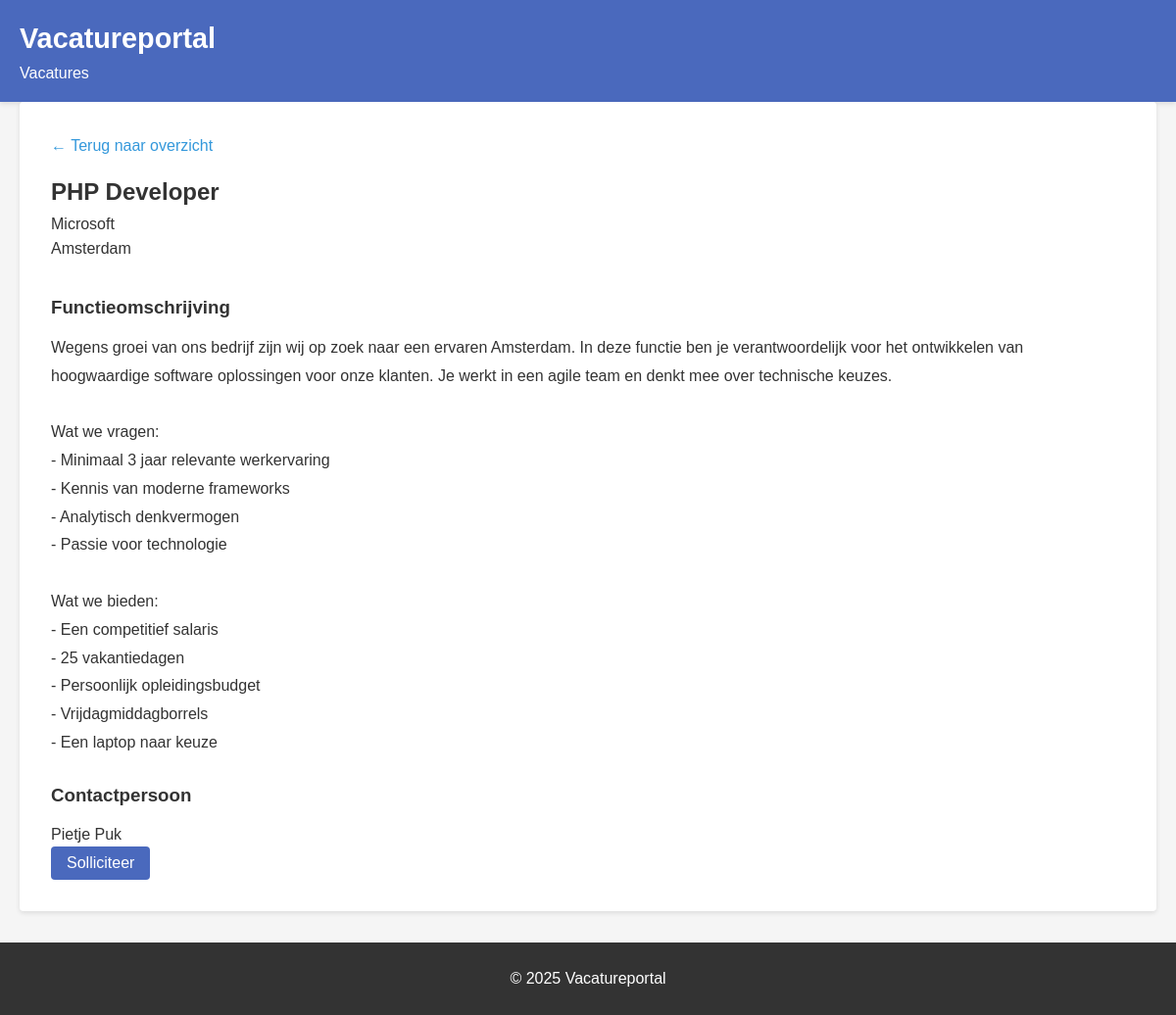
The page /index.php?page=detail&id=2 on the database its author committed.
### tables this page shows
CREATE TABLE vacatures (
        id INTEGER PRIMARY KEY AUTOINCREMENT,
        titel TEXT NOT NULL,
        bedrijf TEXT NOT NULL,
        locatie TEXT NOT NULL,
        omschrijving TEXT,
        contactpersoon TEXT
    );

### app/Core/Database.php (called while the page is built)
<?php
class Database {
    private $pdo;
    public function __construct() {
        $this->pdo = new PDO('sqlite:'.__DIR__.'/../../data/database.sqlite');
        $this->pdo->setAttribute(PDO::ATTR_ERRMODE, PDO::ERRMODE_EXCEPTION);
    }
    public function query($sql, $params = []) {
        $stmt = $this->pdo->prepare($sql);
        $stmt->execute($params);
        return $stmt;
    }
}

### app/Models/Vacature.php (called while the page is built, shortened)
<?php
class Vacature {
    private $db;
    public function __construct() {
        require_once __DIR__ . '/../Core/Database.php';
        $this->db = new Database();
    }
    public function getVacatureById($id) {
        $sql = "SELECT * FROM vacatures WHERE id = ?";
        $result = $this->db->query($sql, [$id]);
        return $result->fetch(PDO::FETCH_ASSOC);
    }
}

### app/Views/detail.php (the view, shortened to what this page needs)
<?php
include_once __DIR__ . '/components/header.php';
?>
<?php if (!$vacature): ?>
    <div class="vacature-niet-gevonden">
        <h2>Vacature niet gevonden</h2>
        <p>De opgevraagde vacature bestaat niet of is niet meer beschikbaar.</p>
        <a href="/index.php" class="btn">Terug naar overzicht</a>
    </div>
<?php else: ?>
    <section class="vacature-detail">
        <div class="vacature-header">
            <a href="/index.php" class="terug-link">&larr; Terug naar overzicht</a>
            <h2><?= htmlspecialchars($vacature['titel']) ?></h2>
            <div class="meta">
                <p class="bedrijf"><?= htmlspecialchars($vacature['bedrijf']) ?></p>
                <p class="locatie"><?= htmlspecialchars($vacature['locatie']) ?></p>
            </div>
        </div>
        <div class="vacature-content">
            <h3>Functieomschrijving</h3>
            <div class="beschrijving">
                <?= nl2br(htmlspecialchars($vacature['omschrijving'])) ?>
            </div>
            <?php if (!empty($vacature['contactpersoon'])): ?>
                <div class="contactpersoon">
                    <h3>Contactpersoon</h3>
                    <p><?= htmlspecialchars($vacature['contactpersoon']) ?></p>
                </div>
            <?php endif; ?>
            <button id="solliciteer-btn" class="btn btn-primary">Solliciteer</button>
        </div>
    </section>
<?php endif; ?>
<?php
include_once __DIR__ . '/components/footer.php';
?>

### public/assets/css/style.css (style rules this page uses)
* { margin: 0; padding: 0; box-sizing: border-box; }
body { font-family: Arial, sans-serif; line-height: 1.6; color: #333; background-color: #f5f5f5; }
.btn { display: inline-block; padding: 0.5rem 1rem; background-color: #3498db; color: white; border: none; border-radius: 4px; cursor: pointer; text-decoration: none; font-size: 1rem; transition: background-color 0.2s; }
.btn-primary { background-color: #4a69bd; }
.vacature-detail { background-color: white; padding: 2rem; border-radius: 4px; box-shadow: 0 2px 5px rgba(0, 0, 0, 0.1); margin-bottom: 2rem; }
.vacature-header { margin-bottom: 2rem; }
.terug-link { display: inline-block; margin-bottom: 1rem; color: #3498db; text-decoration: none; }
.vacature-content h3 { margin: 1.5rem 0 0.75rem; }
.vacature-content .beschrijving { margin-bottom: 1.5rem; line-height: 1.8; }

### rows shown on the page
vacatures: titel "PHP Developer", bedrijf "Microsoft", locatie "Amsterdam", omschrijving "Wegens groei van ons bedrijf zijn wij op zoek naar een ervaren Amsterdam. In deze functie ben je verantwoordelijk voor het ontwikkelen van hoogwaardige software oplossingen voor onze klanten. Je werkt in een agile team en denkt mee over technische keuzes. Wat we vragen: - Minimaal 3 jaar relevante werkervaring - Kennis van moderne frameworks - Analytisch denkvermogen - Passie voor technologie Wat we bieden: - Een competitief salaris - 25 vakantiedagen - Persoonlijk opleidingsbudget - Vrijdagmiddagborrels - Een laptop naar keuze", contactpersoon "Pietje Puk"
